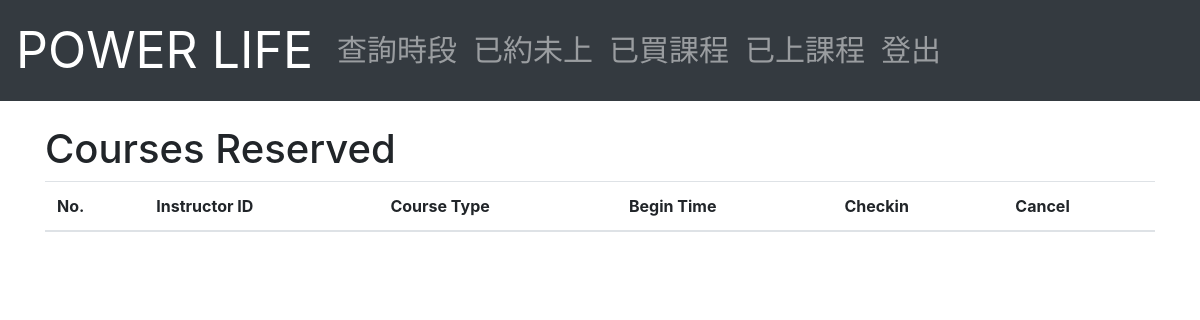
/Member/coursesReserved.php (signed in), run on an earlier commit of the app's database.
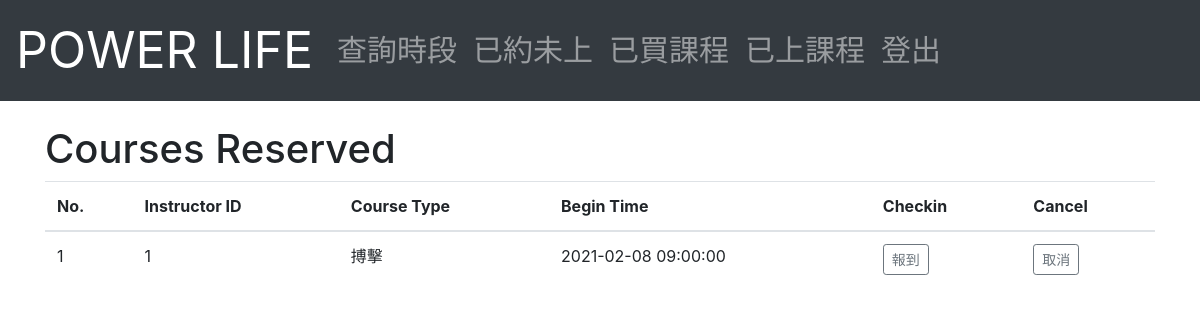
And on a later commit of the database.
### tables this page shows
CREATE TABLE `appoint` (
  `Course_ID` int(6) NOT NULL,
  `I_ID` int(6) NOT NULL,
  `Begin_Time` datetime NOT NULL,
  `Status` char(15) NOT NULL DEFAULT 'Appoint'
);

CREATE TABLE `course` (
  `Course_ID` int(6) NOT NULL,
  `M_ID` int(6) NOT NULL,
  `Price` int(6) NOT NULL,
  `Course_Type` varchar(40) DEFAULT NULL,
  `Number_of_Period` int(3) NOT NULL,
  `Remaining_Number` int(3) NOT NULL,
  `Open_Time` datetime NOT NULL DEFAULT CURRENT_TIMESTAMP
);

### Member/coursesReserved.php (the view, shortened to what this page needs)
<?php	require_once('database.php'); ?>
<!DOCTYPE html>
<html lang="en">
<head>
  <link rel="stylesheet" href="https://stackpath.bootstrapcdn.com/bootstrap/4.1.3/css/bootstrap.min.css">
</head>
<body>
<?php echo file_get_contents('../navbar_M.html'); ?>
<div class="container">
	<br>
	<h1>Courses Reserved</h1>
</div>
<div class="container">
<table  class="table table-hover" cellpadding="2" cellspacing="2">
	  <thead>
		<tr>
		<th>No.</th>
		<th>Instructor ID</th>
		<th>Course Type</th>
		<th>Begin Time</th>
		<th>Checkin</th>
		<th>Cancel</th>
		</tr>
	  </thead>
  	  <tbody>
  	  	<form id="myform" action="updateDB.php" method="POST">
		<?php
		$ID=$_SESSION['ID'];
		$result = mysqli_query($mysqli, "
		SELECT `I_ID`, `Course_Type`, `Begin_Time`, `appoint`.`Course_ID`
		FROM `appoint`,  `course`
		WHERE `M_ID`= '$ID' AND `status`='Appoint' AND `appoint`.`Course_ID`=`course`.`Course_ID`
		");
		$i=0;
		while($query_data = mysqli_fetch_row($result)) {
		  echo "<tr><td>",$i+1,"</td>";
		  echo "<td>",$query_data[0], "</td>",
			   "<td>",$query_data[1], "</td>",
			   "<td>",$query_data[2], "</td>";
		  echo "<td> <input onClick='updateIndexValueInHiddenInput(",$i,")' type='submit' class='btn btn-outline-secondary btn-sm' name='rollinbtn' value='報到'> </td>";
		  echo "<td> <input onClick='updateIndexValueInHiddenInput(",$i,")' type='submit' class='btn btn-outline-secondary btn-sm' name='cancelbtn' value='取消'></td>";
		  echo "</tr>";
		  $i++;
		}
		?>
		</form>
	  </tbody>
</table>
</div>
</body>
</html>

What changed in the data, as far as the page shows it:
added appoint: I_ID "1", Course_ID.Course_Type "搏擊", Begin_Time "2021-02-08 09:00:00"
